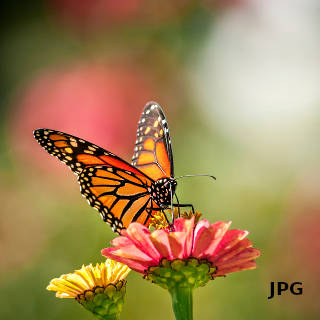
#> input picture Optical Character Recognition using Python/Pre-Processing of Image/butterfly.jpg, 320 x 320 px
$ jupyter execute --allow-errors Binarization.ipynb
#> lines starting #> are read from the running program, lines starting #| are printed output that depends on the picture
[cell 1]
import cv2
from matplotlib import pyplot as plt

[cell 2]
def display(im_path):
    dpi = 80
    im_data = plt.imread(im_path)

    height,width = im_data.shape[:2]

    figsize = width / float(dpi), height / float(dpi)

    fig = plt.figure(figsize=figsize)

    ax = fig.add_axes([0,0,1,1])

    ax.axis('off')

    ax.imshow(im_data,cmap='gray')

    plt.show()

[cell 3]
image_file = "butterfly.jpg"

[cell 4]
img = cv2.imread(image_file)
#> img is the input picture: shape (320, 320, 3); mean B, G, R 85.4, 131.5, 160.1

[cell 5]
display(image_file)

[cell 6]
def grayscale(image):
    return cv2.cvtColor(image,cv2.COLOR_BGR2GRAY)
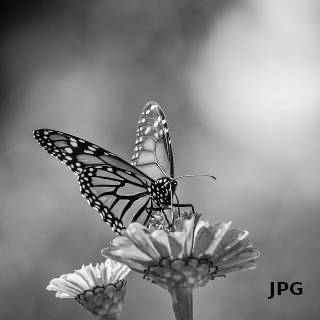
#> returned value: shape (320, 320); min 0, max 254, mean 134.8

[cell 7]
gray_image = grayscale(img)

[cell 8]
cv2.imwrite("gray_img.jpg",gray_image)
#> Out = True

[cell 9]
display("gray_img.jpg")
